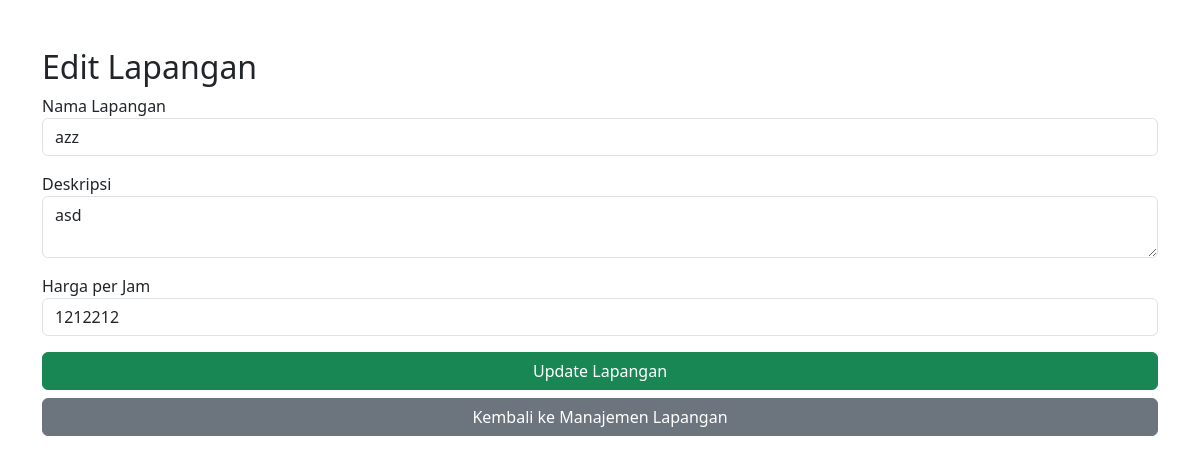
The page /lapangan/edit_lapangan.php?id=2 (signed in) on the database its author committed.
### tables this page shows
CREATE TABLE `alif_lapangan` (
  `id_lapangan` int(11) NOT NULL,
  `nama_lapangan` varchar(100) NOT NULL,
  `deskripsi` text DEFAULT NULL,
  `harga_per_jam` int(11) NOT NULL
);

### lapangan/edit_lapangan.php (the view, shortened to what this page needs)
<?php
include '../config/koneksi.php';
$id_lapangan = $_GET['id'] ?? null;
$query_lapangan = mysqli_query($conn, "SELECT * FROM alif_lapangan WHERE id_lapangan = '$id_lapangan'");
$data_lapangan = mysqli_fetch_assoc($query_lapangan);
?>
<!DOCTYPE html>
<html lang="id">
<head>
  <link href="https://cdn.jsdelivr.net/npm/bootstrap@5.3.0/dist/css/bootstrap.min.css" rel="stylesheet">
</head>
<body>
  <div class="container mt-5">
    <h2>Edit Lapangan</h2>
    <form method="POST">
      <div class="mb-3">
        <label>Nama Lapangan</label>
        <input type="text" name="nama_lapangan" class="form-control" value="<?= $data_lapangan['nama_lapangan'] ?>" required>
      </div>
      <div class="mb-3">
        <label>Deskripsi</label>
        <textarea name="deskripsi" class="form-control" required><?= $data_lapangan['deskripsi'] ?></textarea>
      </div>
      <div class="mb-3">
        <label>Harga per Jam</label>
        <input type="number" name="harga_per_jam" class="form-control" value="<?= $data_lapangan['harga_per_jam'] ?>" required>
      </div>
      <button type="submit" name="update_lapangan" class="btn btn-success w-100">Update Lapangan</button>
      <a href="lapangan_admin.php" class="btn btn-secondary w-100 mt-2">Kembali ke Manajemen Lapangan</a>
    </form>
  </div>
</body>
</html>

### rows shown on the page
alif_lapangan: nama_lapangan "azz", deskripsi "asd", harga_per_jam "1212212"
